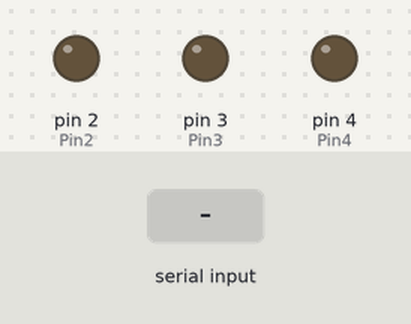
Bench run of a sketch on a simulated Arduino Uno, built with avr-gcc and run on an emulated ATmega328P. Parts: output pins drawn as LEDs (lit = HIGH). The test bench sets the inputs (shaded band).

Above: at 1.2 s.
1.3 s: "11\n" received over Serial
At 2.2 s:
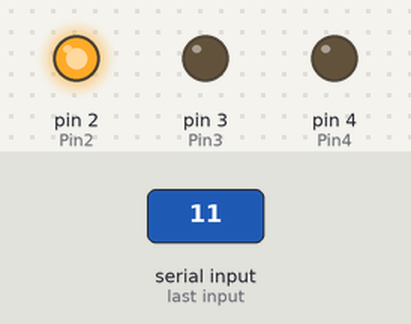
2.8 s: "10\n" received over Serial
At 3.4 s:
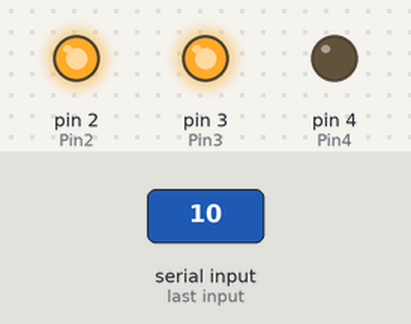
4.3 s: "01\n" received over Serial
At 5.7 s:
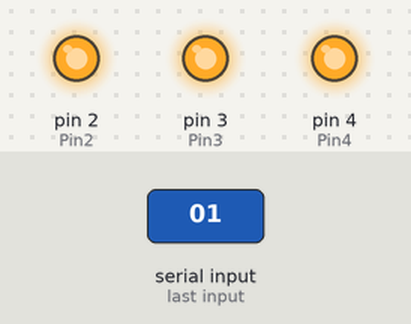
Timing chart, 0 to 7.3 s (numbered marks = the images above; inputs shaded):
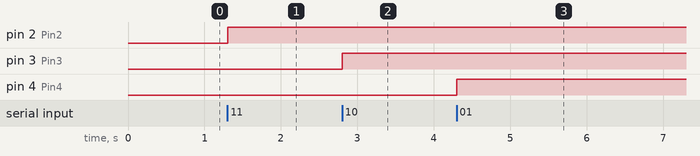

The sketch:

Org_Komp.ino
```cpp
String readData;
const int Pin2 = 2;
const int Pin3 = 3;
const int Pin4 = 4;
bool Pin2On = false;
bool Pin3On = false;
bool Pin4On = false;
volatile long TimePin2 = 0;
volatile long TimePin3 = 0;
volatile long TimePin4 = 0;
volatile long CurrentTime = 0;
long int TimeOnMillis2 = 60000;
long int TimeOnMillis3 = 60000;
long int TimeOnMillis4 = 60000;

void setup()
{
  Serial.begin(9600);
  pinMode(Pin2,OUTPUT);
  pinMode(Pin3,OUTPUT);
  pinMode(Pin4,OUTPUT);
  digitalWrite(Pin2,LOW);
  digitalWrite(Pin3,LOW);
  digitalWrite(Pin4,LOW);
}

void loop()
{
  if(Serial.available())
  {
    readData = Serial.readStringUntil('\n');
  }
  if(readData == "11")
  {
    if(!Pin2On) //gdy dany pin nie jest wlaczony to wlacz
    {
      digitalWrite(Pin2,HIGH);
      readData = "";
      TimePin2 = millis();
      Pin2On = true;
    }
  }
  else if(readData == "10")
  {
    if(!Pin3On) //gdy dany pin nie jest wlaczony to wlacz
    {
      digitalWrite(Pin3,HIGH);
      readData = "";
      TimePin3 = millis();
      Pin3On = true;
    }
  }
  else if(readData == "01")
  {
    if(!Pin4On) //gdy dany pin nie jest wlaczony to wlacz
    {
      digitalWrite(Pin4,HIGH);
      readData = "";
      TimePin4 = millis();
      Pin4On = true;
    }
  }

  //===============================
  CurrentTime=millis();

  if(Pin2On && CurrentTime-TimePin2>=TimeOnMillis2)
  {
    digitalWrite(Pin2,LOW);
    Pin2On = false;
  }

  if(Pin3On && CurrentTime-TimePin3>=TimeOnMillis3)
  {
    digitalWrite(Pin3,LOW);
    Pin3On = false;
  }

  if(Pin4On && CurrentTime-TimePin4>=TimeOnMillis4)
  {
    digitalWrite(Pin4,LOW);
    Pin4On = false;
  }
}
```

Measured:
- after the input at 1.3 s, pin 2 (Pin2): LOW → HIGH at once
- after the input at 2.8 s, pin 3 (Pin3): LOW → HIGH at once
- after the input at 4.3 s, pin 4 (Pin4): LOW → HIGH at once
